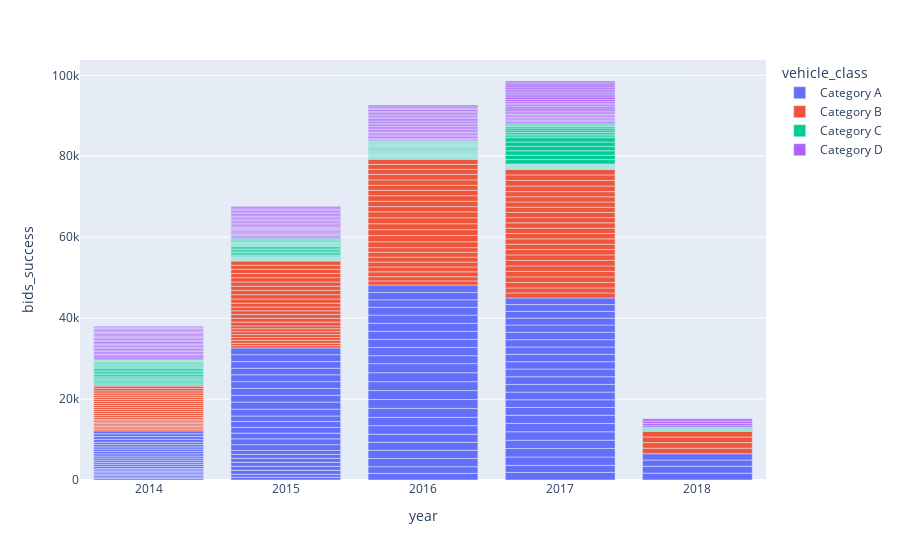

Write notebook code for a chart like this one.
### Code cell
px.bar(data_frame=df, x='year', y='bids_success', color='vehicle_class')
